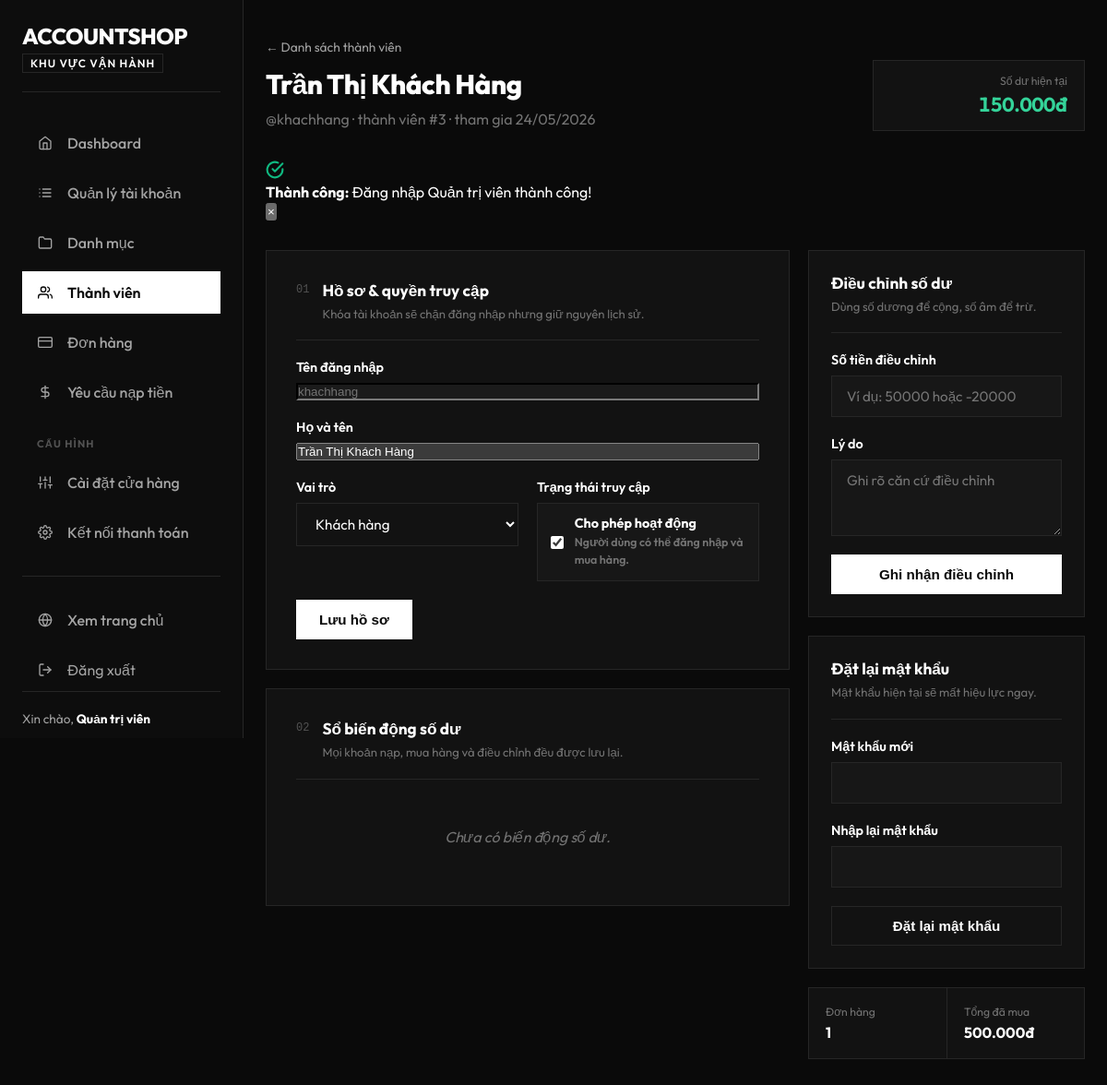
The app's page /admin/crud/users/update.php?id=3 (signed in), older data.
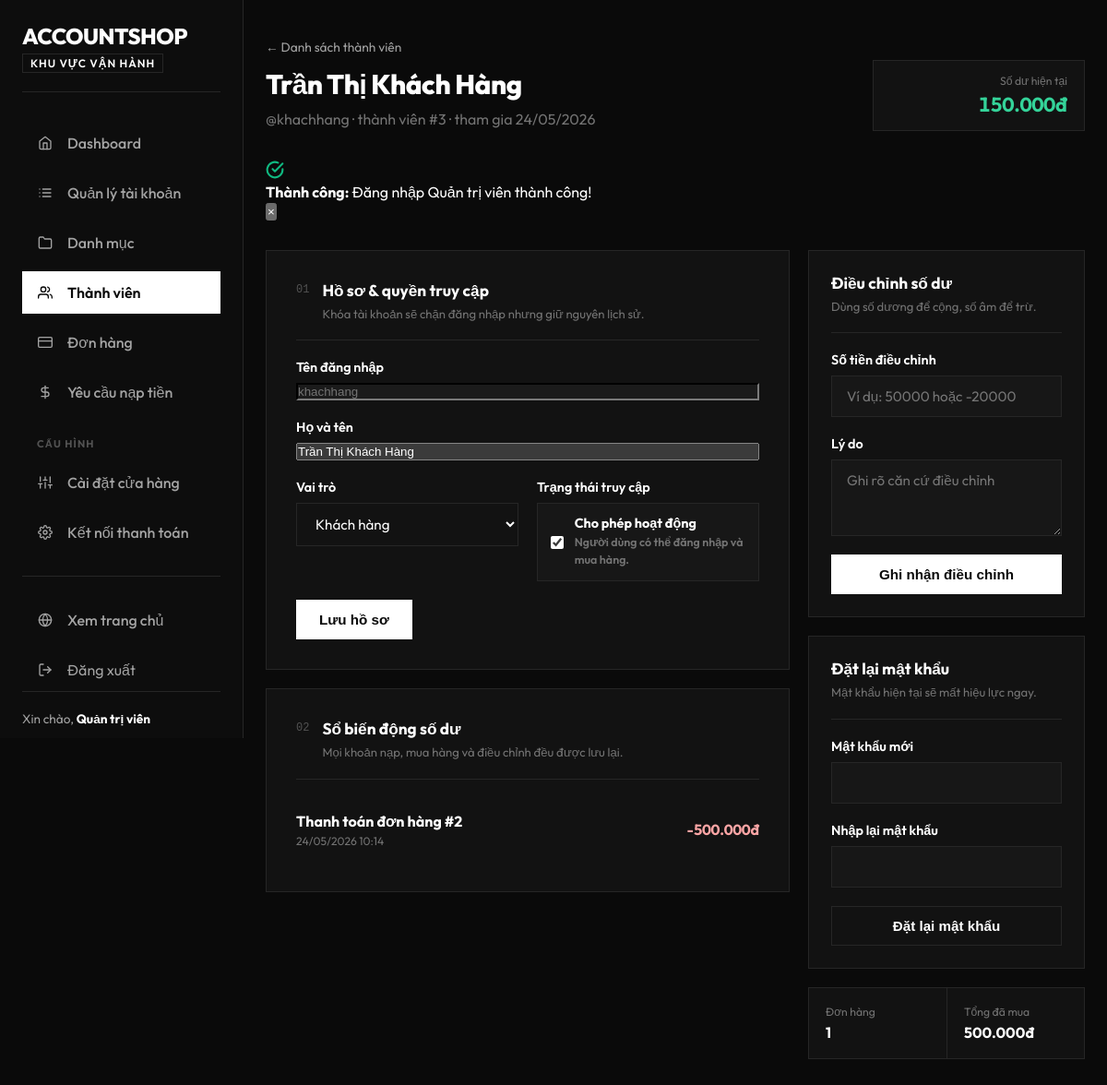
The same page, newer data.
### tables this page shows
CREATE TABLE IF NOT EXISTS balance_transactions (
  id BIGINT AUTO_INCREMENT PRIMARY KEY,
  user_id INT NOT NULL,
  transaction_type VARCHAR(30) NOT NULL,
  amount DECIMAL(15,0) NOT NULL,
  balance_after DECIMAL(15,0) DEFAULT NULL,
  source_type VARCHAR(40) DEFAULT NULL,
  source_id BIGINT DEFAULT NULL,
  description VARCHAR(255) NOT NULL,
  created_by INT DEFAULT NULL,
  created_at DATETIME DEFAULT CURRENT_TIMESTAMP,
  UNIQUE KEY uniq_balance_source (source_type, source_id, transaction_type),
  KEY idx_balance_user_created (user_id, created_at),
  KEY idx_balance_type_created (transaction_type, created_at),
  FOREIGN KEY (user_id) REFERENCES users(id) ON DELETE CASCADE,
  FOREIGN KEY (created_by) REFERENCES users(id) ON DELETE SET NULL
);

### admin/crud/users/users.php (called while the page is built, shortened)
<?php
function getUserById(PDO $pdo, int $id): ?array
{
    $stmt = $pdo->prepare(
        'SELECT u.*,
                (SELECT COUNT(*) FROM orders o WHERE o.user_id = u.id) AS order_count,
                (SELECT COALESCE(SUM(o.price), 0) FROM orders o WHERE o.user_id = u.id) AS total_spent
         FROM users u WHERE u.id = ?'
    );
    $stmt->execute([$id]);
    return $stmt->fetch() ?: null;
}

### admin/crud/users/update.php (the view, shortened to what the changed rows need)
<?php
require_once __DIR__ . '/users.php';
$id = (int) ($_GET['id'] ?? $_POST['id'] ?? 0);
$user = getUserById($pdo, $id);
$ledgerStmt = $pdo->prepare(
    'SELECT bt.*, creator.fullname AS creator_name
     FROM balance_transactions bt
     LEFT JOIN users creator ON creator.id = bt.created_by
     WHERE bt.user_id = ? ORDER BY bt.id DESC LIMIT 15'
);
$ledgerStmt->execute([$id]);
$ledger = $ledgerStmt->fetchAll();
?>
<!DOCTYPE html>
<html lang="vi">
<head>
    <link rel="stylesheet" href="../../../assets/admin/css/admin.css">
</head>
<body>
<div class="admin-layout">
    <main class="main-content">
        <header class="topbar admin-page-heading">
            <div>
                <h1><?= htmlspecialchars($user['fullname']) ?></h1>
            </div>
        </header>
        <div class="content-body">
            <section class="detail-grid">
                <div class="detail-main">
                    <form method="POST" class="form-card">
                        <div class="section-heading"><span class="section-index">01</span><div><h2>Hồ sơ & quyền truy cập</h2><p>Khóa tài khoản sẽ chặn đăng nhập nhưng giữ nguyên lịch sử.</p></div></div>
                    </form>
                    <section class="form-card">
                        <div class="section-heading"><span class="section-index">02</span><div><h2>Sổ biến động số dư</h2><p>Mọi khoản nạp, mua hàng và điều chỉnh đều được lưu lại.</p></div></div>
                        <div class="ledger-list">
                            <?php foreach ($ledger as $entry): ?>
                                <article class="ledger-item">
                                    <div><strong><?= htmlspecialchars($entry['description']) ?></strong><span><?= date('d/m/Y H:i', strtotime($entry['created_at'])) ?></span></div>
                                    <div class="ledger-amount <?= $entry['amount'] >= 0 ? 'positive' : 'negative' ?>"><?= number_format($entry['amount'], 0, ',', '.') ?>đ</div>
                                </article>
                            <?php endforeach; ?>
                            <?php if (!$ledger): ?><div class="empty">Chưa có biến động số dư.</div><?php endif; ?>
                        </div>
                    </section>
                </div>
                <aside class="detail-side">
                    <form method="POST" class="form-card compact-card">
                        <div class="section-heading"><div><h2>Điều chỉnh số dư</h2><p>Dùng số dương để cộng, số âm để trừ.</p></div></div>
                    </form>
                    <form method="POST" class="form-card compact-card">
                        <div class="section-heading"><div><h2>Đặt lại mật khẩu</h2><p>Mật khẩu hiện tại sẽ mất hiệu lực ngay.</p></div></div>
                    </form>
                </aside>
            </section>
        </div>
    </main>
</div>
</body>
</html>

Row changes from the older to the newer data that the page shows:
added balance_transactions: description "Thanh toán đơn hàng #2", created_at "24/05/2026 10:14", amount "-500.000"
Text that changed along with them:
text no longer shown: "Chưa có biến động số dư."
